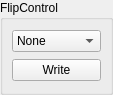
<?xml version="1.0" encoding="UTF-8"?>
<ui version="4.0">
 <class>FlipWidget</class>
 <widget class="QWidget" name="FlipWidget">
  <property name="geometry">
   <rect>
    <x>0</x>
    <y>0</y>
    <width>113</width>
    <height>95</height>
   </rect>
  </property>
  <property name="windowTitle">
   <string>Form</string>
  </property>
  <layout class="QGridLayout" name="gridLayout">
   <property name="leftMargin">
    <number>0</number>
   </property>
   <property name="topMargin">
    <number>0</number>
   </property>
   <property name="rightMargin">
    <number>0</number>
   </property>
   <property name="bottomMargin">
    <number>0</number>
   </property>
   <property name="spacing">
    <number>0</number>
   </property>
   <item row="0" column="0">
    <widget class="QGroupBox" name="groupBox">
     <property name="title">
      <string>FlipControl</string>
     </property>
     <layout class="QGridLayout" name="gridLayout_2">
      <item row="1" column="1">
       <widget class="QPushButton" name="btnWrite">
        <property name="text">
         <string>Write</string>
        </property>
       </widget>
      </item>
      <item row="0" column="1">
       <widget class="QComboBox" name="comboFlip">
        <item>
         <property name="text">
          <string>None</string>
         </property>
        </item>
        <item>
         <property name="text">
          <string>X-Axis</string>
         </property>
        </item>
        <item>
         <property name="text">
          <string>Y-Axis</string>
         </property>
        </item>
        <item>
         <property name="text">
          <string>Both</string>
         </property>
        </item>
       </widget>
      </item>
     </layout>
    </widget>
   </item>
  </layout>
 </widget>
 <resources/>
 <connections/>
</ui>
